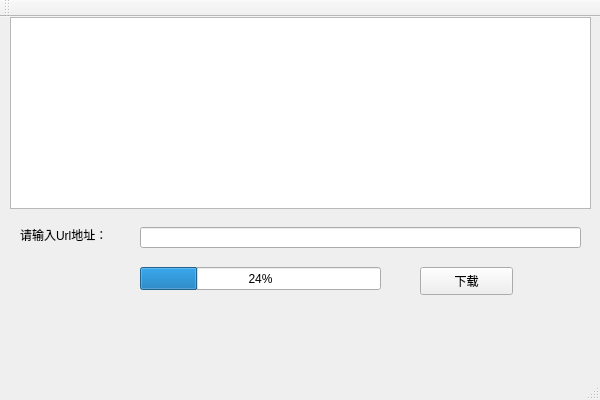
<?xml version="1.0" encoding="UTF-8"?>
<ui version="4.0">
 <class>MainWindowClass</class>
 <widget class="QMainWindow" name="MainWindowClass">
  <property name="geometry">
   <rect>
    <x>0</x>
    <y>0</y>
    <width>600</width>
    <height>400</height>
   </rect>
  </property>
  <property name="windowTitle">
   <string>MainWindow</string>
  </property>
  <widget class="QWidget" name="centralWidget">
   <widget class="QLabel" name="label">
    <property name="geometry">
     <rect>
      <x>20</x>
      <y>210</y>
      <width>121</width>
      <height>16</height>
     </rect>
    </property>
    <property name="text">
     <string>请输入Url地址：</string>
    </property>
   </widget>
   <widget class="QLineEdit" name="lineEdit">
    <property name="geometry">
     <rect>
      <x>140</x>
      <y>210</y>
      <width>441</width>
      <height>21</height>
     </rect>
    </property>
   </widget>
   <widget class="QProgressBar" name="progressBar">
    <property name="geometry">
     <rect>
      <x>140</x>
      <y>250</y>
      <width>241</width>
      <height>23</height>
     </rect>
    </property>
    <property name="value">
     <number>24</number>
    </property>
   </widget>
   <widget class="QPushButton" name="pushButton">
    <property name="geometry">
     <rect>
      <x>420</x>
      <y>250</y>
      <width>93</width>
      <height>28</height>
     </rect>
    </property>
    <property name="text">
     <string>下载</string>
    </property>
   </widget>
   <widget class="QTextBrowser" name="textBrowser">
    <property name="geometry">
     <rect>
      <x>10</x>
      <y>0</y>
      <width>581</width>
      <height>192</height>
     </rect>
    </property>
   </widget>
  </widget>
  <widget class="QMenuBar" name="menuBar">
   <property name="geometry">
    <rect>
     <x>0</x>
     <y>0</y>
     <width>600</width>
     <height>26</height>
    </rect>
   </property>
  </widget>
  <widget class="QToolBar" name="mainToolBar">
   <attribute name="toolBarArea">
    <enum>TopToolBarArea</enum>
   </attribute>
   <attribute name="toolBarBreak">
    <bool>false</bool>
   </attribute>
  </widget>
  <widget class="QStatusBar" name="statusBar"/>
 </widget>
 <layoutdefault spacing="6" margin="11"/>
 <resources>
  <include location="mainwindow.qrc"/>
 </resources>
 <connections/>
</ui>
